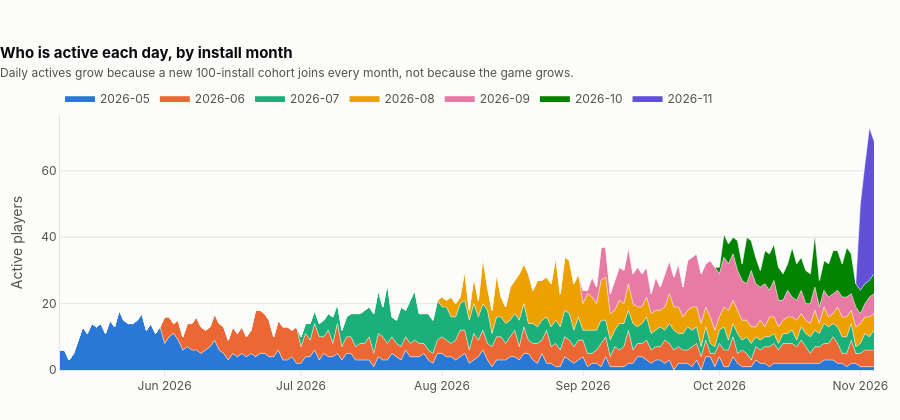

The cell this chart's notebook holds for it:
### Code cell
pc.active_by_cohort(audit.active_players_by_cohort(df)).show()

### Figure 1 — Plotly figure (JSON) as saved in the notebook; plotly's stock layout.template omitted (floating-point values rounded to 4 significant figures; data arrays with more than 128 entries replaced by an {"elided": "..."} marker saying what was removed)
{"data": [{"fillcolor": "#2a78d6", "hovertemplate": "%{x|%d %b %Y}<br>Cohort 2026-05: %{y:,.0f} players<extra></extra>", "line": {"color": "#fcfcfb", "width": 0.5}, "mode": "lines", "name": "2026-05", "stackgroup": "one", "type": "scatter", "x": {"elided": "180 str values"}, "y": {"elided": "180 float values"}}, {"fillcolor": "#eb6834", "hovertemplate": "%{x|%d %b %Y}<br>Cohort 2026-06: %{y:,.0f} players<extra></extra>", "line": {"color": "#fcfcfb", "width": 0.5}, "mode": "lines", "name": "2026-06", "stackgroup": "one", "type": "scatter", "x": {"elided": "180 str values"}, "y": {"elided": "180 float values"}}, {"fillcolor": "#1baf7a", "hovertemplate": "%{x|%d %b %Y}<br>Cohort 2026-07: %{y:,.0f} players<extra></extra>", "line": {"color": "#fcfcfb", "width": 0.5}, "mode": "lines", "name": "2026-07", "stackgroup": "one", "type": "scatter", "x": {"elided": "180 str values"}, "y": {"elided": "180 float values"}}, {"fillcolor": "#eda100", "hovertemplate": "%{x|%d %b %Y}<br>Cohort 2026-08: %{y:,.0f} players<extra></extra>", "line": {"color": "#fcfcfb", "width": 0.5}, "mode": "lines", "name": "2026-08", "stackgroup": "one", "type": "scatter", "x": {"elided": "180 str values"}, "y": {"elided": "180 float values"}}, {"fillcolor": "#e87ba4", "hovertemplate": "%{x|%d %b %Y}<br>Cohort 2026-09: %{y:,.0f} players<extra></extra>", "line": {"color": "#fcfcfb", "width": 0.5}, "mode": "lines", "name": "2026-09", "stackgroup": "one", "type": "scatter", "x": {"elided": "180 str values"}, "y": {"elided": "180 float values"}}, {"fillcolor": "#008300", "hovertemplate": "%{x|%d %b %Y}<br>Cohort 2026-10: %{y:,.0f} players<extra></extra>", "line": {"color": "#fcfcfb", "width": 0.5}, "mode": "lines", "name": "2026-10", "stackgroup": "one", "type": "scatter", "x": {"elided": "180 str values"}, "y": {"elided": "180 float values"}}, {"fillcolor": "#6250d6", "hovertemplate": "%{x|%d %b %Y}<br>Cohort 2026-11: %{y:,.0f} players<extra></extra>", "line": {"color": "#fcfcfb", "width": 0.5}, "mode": "lines", "name": "2026-11", "stackgroup": "one", "type": "scatter", "x": {"elided": "180 str values"}, "y": {"elided": "180 float values"}}], "layout": {"font": {"color": "#52514e", "family": "Inter, Segoe UI, Helvetica, Arial, sans-serif", "size": 12}, "height": 420, "hoverlabel": {"bgcolor": "white", "font": {"color": "#0b0b0b", "size": 12}}, "legend": {"orientation": "h", "traceorder": "normal", "x": 0, "xanchor": "left", "y": 1.01, "yanchor": "bottom"}, "margin": {"b": 50, "l": 60, "r": 20, "t": 115}, "paper_bgcolor": "#fcfcfb", "plot_bgcolor": "#fcfcfb", "title": {"font": {"color": "#0b0b0b", "size": 15}, "text": "<b>Who is active each day, by install month</b><br><span style='font-size:12px;color:#52514e'>Daily actives grow because a new 100-install cohort joins every month, not because the game grows.</span>", "x": 0, "xanchor": "left"}, "xaxis": {"linecolor": "#e4e3df", "showgrid": false, "tickcolor": "#e4e3df", "ticks": "outside"}, "yaxis": {"gridcolor": "#e4e3df", "linecolor": "#e4e3df", "title": {"text": "Active players"}, "zeroline": false}}}
